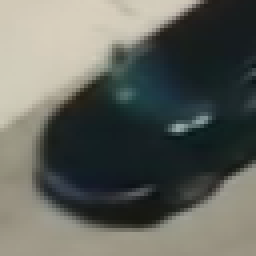
#> input picture src/data/training/vehicles/01fecb46-e564-43bb-8670-521cfacaacfb.png, 64 x 64 px, found by its file name (shown 4 times larger); its folder holds 4 pictures in this run
$ python generate_sample_video.py
#> lines starting #> are read from the running program, lines starting #| are printed output that depends on the picture
import cv2
import numpy as np
import os
import random

def create_sample_traffic_video(output_path="src/data/test_videos/sample6.mp4", width=640, height=480, fps=25, duration_sec=15):
#> called with output_path = 'src/data/test_videos/sample6.mp4', width = 640, height = 480, fps = 25, duration_sec = 15
    os.makedirs(os.path.dirname(output_path), exist_ok=True)
    fourcc = cv2.VideoWriter_fourcc(*'mp4v')
    out = cv2.VideoWriter(output_path, fourcc, fps, (width, height))

    # Load some vehicle patches
    vehicle_dir = "src/data/training/vehicles"
    vehicle_files = [os.path.join(vehicle_dir, f) for f in os.listdir(vehicle_dir) if f.endswith(('.png', '.jpg'))] if os.path.exists(vehicle_dir) else []

    # Preload patches
    patches = []
    for f in vehicle_files[:10]:
        img = cv2.imread(f)
#> img is the input picture: shape (64, 64, 3); mean B, G, R 92.8, 99.6, 96.9
        if img is not None:
            patches.append(cv2.resize(img, (60, 60)))

    if not patches:
        # Fallback dummy patch
        dummy = np.zeros((60, 60, 3), dtype=np.uint8)
        dummy[:, :] = (0, 0, 200)
        patches.append(dummy)

    # Active cars in NS (vertical) and EW (horizontal)
    cars = []
#> cars = []
    total_frames = fps * duration_sec

    for frame_idx in range(total_frames):
        # Background: 4-way intersection road
        frame = np.full((height, width, 3), 40, dtype=np.uint8)

        # Draw roads (gray)
        cv2.rectangle(frame, (width // 2 - 90, 0), (width // 2 + 90, height), (70, 70, 70), -1)
        cv2.rectangle(frame, (0, height // 2 - 80), (width, height // 2 + 80), (70, 70, 70), -1)

        # Lane markings
        cv2.line(frame, (width // 2, 0), (width // 2, height // 2 - 80), (255, 255, 255), 2)
        cv2.line(frame, (width // 2, height // 2 + 80), (width // 2, height), (255, 255, 255), 2)
        cv2.line(frame, (0, height // 2), (width // 2 - 90, height // 2), (255, 255, 255), 2)
        cv2.line(frame, (width // 2 + 90, height // 2), (width, height // 2), (255, 255, 255), 2)

        # Spawn cars periodically
        if frame_idx % 25 == 0:
            # North to South car
            cars.append({'dir': 'NS', 'x': width // 2 - 50, 'y': -60, 'vy': random.randint(3, 6), 'vx': 0, 'patch': random.choice(patches)})
        if frame_idx % 35 == 0:
            # South to North car
            cars.append({'dir': 'SN', 'x': width // 2 + 10, 'y': height + 10, 'vy': -random.randint(3, 6), 'vx': 0, 'patch': random.choice(patches)})
        if frame_idx % 30 == 0:
            # West to East car
            cars.append({'dir': 'WE', 'x': -60, 'y': height // 2 + 10, 'vx': random.randint(3, 6), 'vy': 0, 'patch': random.choice(patches)})
        if frame_idx % 40 == 0:
            # East to West car
            cars.append({'dir': 'EW', 'x': width + 10, 'y': height // 2 - 50, 'vx': -random.randint(3, 6), 'vy': 0, 'patch': random.choice(patches)})

        # Update and render cars
        active_cars = []
        for c in cars:
            c['x'] += c['vx']
            c['y'] += c['vy']

            x, y = int(c['x']), int(c['y'])
            ph, pw = c['patch'].shape[:2]

            if -80 < x < width + 80 and -80 < y < height + 80:
                active_cars.append(c)
                # Paste patch with boundary check
                x1, x2 = max(0, x), min(width, x + pw)
                y1, y2 = max(0, y), min(height, y + ph)

                px1 = x1 - x
                px2 = px1 + (x2 - x1)
                py1 = y1 - y
                py2 = py1 + (y2 - y1)

                if x2 > x1 and y2 > y1:
                    frame[y1:y2, x1:x2] = c['patch'][py1:py2, px1:px2]

        cars = active_cars
        out.write(frame)
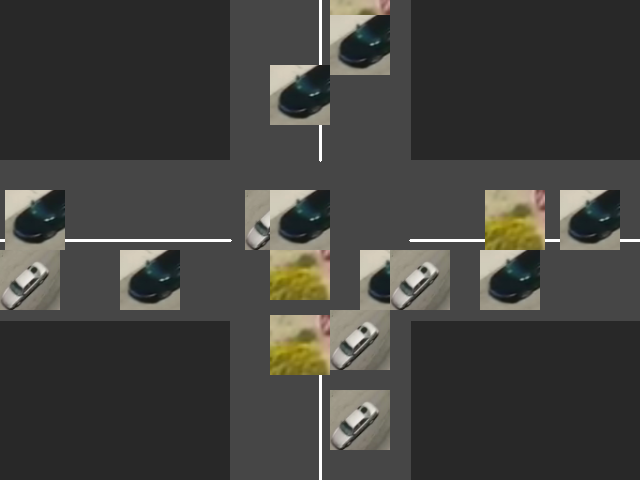
#> frame: shape (480, 640, 3); mean of channels 0, 1, 2 61.9, 65.3, 65.8; drawn as B, G, R

    out.release()
    print(f"✅ Generated sample video at {output_path}")

if __name__ == "__main__":
    create_sample_traffic_video()
